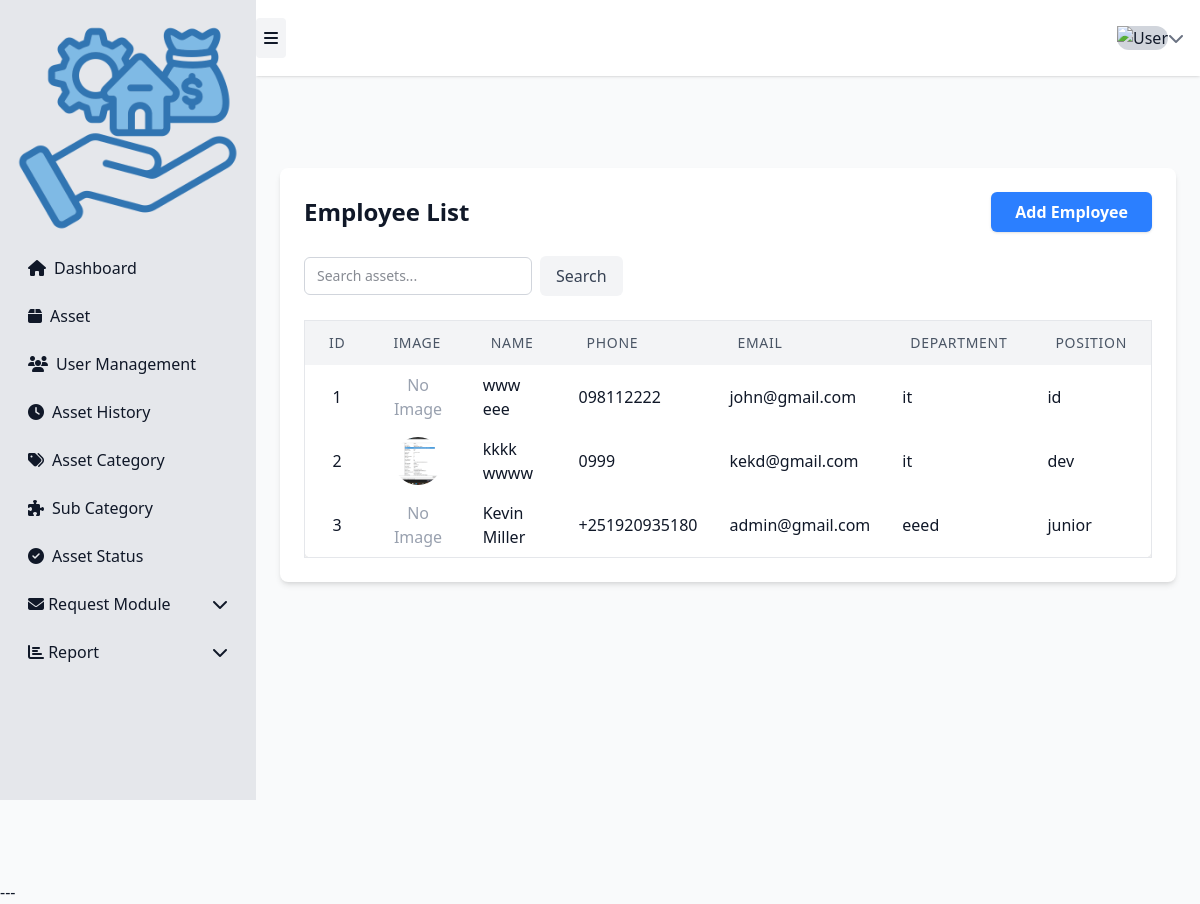
The page /asset/employees/ on the database its author committed.
### asset1/models.py (models this page shows, shortened)
class EmployeeList(models.Model):
    img = models.ImageField(upload_to='employee_images/', blank=True, null=True)
    first_name = models.CharField(max_length=100)
    last_name = models.CharField(max_length=100)
    phone_number = models.CharField(max_length=20, blank=True)
    email = models.EmailField(unique=True)
    department = models.CharField(max_length=100, blank=True)
    position = models.CharField(max_length=100, blank=True)

### asset1/views.py (the view)
# urls.py: path('asset/employees/', views.employee_list, name='employee_list'),
def employee_list(request):
    query = request.GET.get('find_asset', '')
    if query:
        employees = EmployeeList.objects.filter(
            Q(first_name__icontains=query) |
            Q(last_name__icontains=query) |
            Q(email__icontains=query) |
            Q(phone_number__icontains=query) |
            Q(department__icontains=query) |
            Q(id__icontains=query)
        )
    else:
        employees = EmployeeList.objects.all()
    return render(request, 'asset1/employee_list.html', {'employees': employees})

### asset1/templates/asset1/employee_list.html (shortened to what this page needs)
{% extends "asset1/sidebar.html" %}
{% load static %}
{% block page_content %}
<div class="max-w-6xl mx-auto mt-10 p-6 bg-white rounded-lg shadow-md">
    <div class="flex justify-between items-center mb-6">
        <h2 class="text-2xl font-bold">Employee List</h2>
        <a href="{% url 'asset1:employee_create' %}"
           class="px-6 py-2 bg-blue-500 text-white font-semibold rounded-md shadow hover:bg-blue-700 transition-colors duration-200">
          Add Employee
        </a>
    </div>
  <form method="get" class="flex items-center gap-2 mb-6">
    <input
      type="text"
      name="find_asset"
      placeholder="Search assets..."
      value="{{ request.GET.find_asset }}"
      class="w-64 border border-gray-300 rounded-md px-3 py-2 text-sm focus:outline-none focus:ring-2 focus:ring-blue-500 focus:border-blue-500"
    />
    <button
      type="submit"
      class="px-4 py-2 bg-gray-100 text-gray-700 font-medium rounded-md hover:bg-gray-200 transition-colors duration-200"
    >
      Search
    </button>
  </form>
    <div class="overflow-x-auto">
        <table id="employeeTable" class="min-w-full bg-white border border-gray-200 rounded-lg shadow-md">
            <thead class="bg-gray-100">
                <tr>
                    <th class="px-6 py-3 text-left text-sm font-medium text-gray-600 uppercase tracking-wider">ID</th>
                    <th class="px-6 py-3 text-left text-sm font-medium text-gray-600 uppercase tracking-wider">Image</th>
                    <th class="px-6 py-3 text-left text-sm font-medium text-gray-600 uppercase tracking-wider">Name</th>
                    <th class="px-6 py-3 text-left text-sm font-medium text-gray-600 uppercase tracking-wider">Phone</th>
                    <th class="px-6 py-3 text-left text-sm font-medium text-gray-600 uppercase tracking-wider">Email</th>
                    <th class="px-6 py-3 text-left text-sm font-medium text-gray-600 uppercase tracking-wider">Department</th>
                    <th class="px-6 py-3 text-left text-sm font-medium text-gray-600 uppercase tracking-wider">Position</th>
                </tr>
            </thead>
            <tbody>
                {% for employee in employees %}
                <tr class="hover:bg-gray-50">
                    <td class="px-4 py-2 border-gray-100 text-center">{{ employee.id }}</td>
                    <td class="px-4 py-2 border-gray-100 text-center">
                        {% if employee.img %}
                            <img src="{{ employee.img.url }}" alt="Profile" class="w-12 h-12 rounded-full object-cover mx-auto">
                        {% else %}
                            <span class="text-gray-400">No Image</span>
                        {% endif %}
                    </td>
                    <td class="px-4 py-2 border-gray-100">{{ employee.first_name }} {{ employee.last_name }}</td>
                    <td class="px-4 py-2 border-gray-100">{{ employee.phone_number }}</td>
                    <td class="px-4 py-2 border-gray-100">{{ employee.email }}</td>
                    <td class="px-4 py-2 border-gray-100">{{ employee.department }}</td>
                    <td class="px-4 py-2 border-gray-100">{{ employee.position }}</td>
                </tr>
                {% empty %}
                <tr>
                    <td colspan="7" class="text-center px-4 py-6 text-gray-500">No employees found.</td>
                </tr>
                {% endfor %}
            </tbody>
        </table>
    </div>
</div>
{% endblock %}

### asset1/templates/asset1/employee_list.html (style rules this page uses)
html, body { overflow-x: hidden; }

### rows shown on the page
EmployeeList: id "1", img "No Image", first_name "www", last_name "eee", phone_number "098112222", email "john@gmail.com", department "it", position "id"
EmployeeList: id "2", img (picture), first_name "kkkk", last_name "wwww", phone_number "0999", email "kekd@gmail.com", department "it", position "dev"
EmployeeList: id "3", img "No Image", first_name "Kevin", last_name "Miller", phone_number "+251920935180", email "admin@gmail.com", department "eeed", position "junior"
